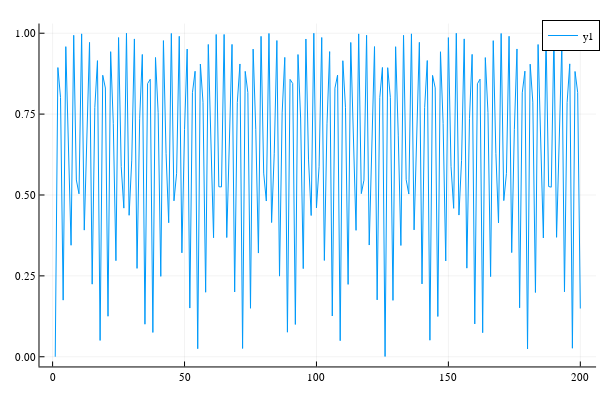

Source (notebook cell):
### Code cell
plot(abs.(Mxy))

### Figure 1 — Plotly figure (JSON) as saved in the notebook; plotly's stock layout.template omitted (floating-point values rounded to 4 significant figures; data arrays with more than 128 entries replaced by an {"elided": "..."} marker saying what was removed)
{"data": [{"colorbar": {"title": ""}, "legendgroup": "y1", "line": {"color": "rgba(0, 154, 250, 1.000)", "dash": "solid", "shape": "linear", "width": 1}, "mode": "lines", "name": "y1", "showlegend": true, "type": "scatter", "x": {"elided": "200 int values"}, "xaxis": "x", "y": {"elided": "200 float values"}, "yaxis": "y", "zmax": null, "zmin": null}], "layout": {"annotations": [], "height": 400, "legend": {"bgcolor": "rgba(255, 255, 255, 1.000)", "bordercolor": "rgba(0, 0, 0, 1.000)", "borderwidth": 1, "font": {"color": "rgba(0, 0, 0, 1.000)", "family": "sans-serif", "size": 11}, "title": {"font": {"color": "rgba(0, 0, 0, 1.000)", "family": "sans-serif", "size": 15}, "text": ""}, "tracegroupgap": 0, "traceorder": "normal", "x": 1, "xanchor": "auto", "y": 1, "yanchor": "auto"}, "margin": {"b": 20, "l": 0, "r": 0, "t": 20}, "paper_bgcolor": "rgba(255, 255, 255, 1.000)", "plot_bgcolor": "rgba(255, 255, 255, 1.000)", "showlegend": true, "width": 600, "xaxis": {"anchor": "y", "domain": [0.06582, 0.9934], "gridcolor": "rgba(0, 0, 0, 0.100)", "gridwidth": 0.5, "linecolor": "rgba(0, 0, 0, 1.000)", "mirror": false, "range": [-4.97, 206.0], "showgrid": true, "showline": true, "showticklabels": true, "tickangle": 0, "tickcolor": "rgb(0, 0, 0)", "tickfont": {"color": "rgba(0, 0, 0, 1.000)", "family": "sans-serif", "size": 11}, "tickmode": "array", "ticks": "inside", "ticktext": ["0", "50", "100", "150", "200"], "tickvals": [0, 50, 100, 150, 200], "title": "", "titlefont": {"color": "rgba(0, 0, 0, 1.000)", "family": "sans-serif", "size": 15}, "type": "-", "visible": true, "zeroline": false, "zerolinecolor": "rgba(0, 0, 0, 1.000)"}, "yaxis": {"anchor": "x", "domain": [0.03762, 0.9902], "gridcolor": "rgba(0, 0, 0, 0.100)", "gridwidth": 0.5, "linecolor": "rgba(0, 0, 0, 1.000)", "mirror": false, "range": [-0.03, 1.03], "showgrid": true, "showline": true, "showticklabels": true, "tickangle": 0, "tickcolor": "rgb(0, 0, 0)", "tickfont": {"color": "rgba(0, 0, 0, 1.000)", "family": "sans-serif", "size": 11}, "tickmode": "array", "ticks": "inside", "ticktext": ["0.00", "0.25", "0.50", "0.75", "1.00"], "tickvals": [0, 0.25, 0.5, 0.75, 1], "title": "", "titlefont": {"color": "rgba(0, 0, 0, 1.000)", "family": "sans-serif", "size": 15}, "type": "-", "visible": true, "zeroline": false, "zerolinecolor": "rgba(0, 0, 0, 1.000)"}}}
